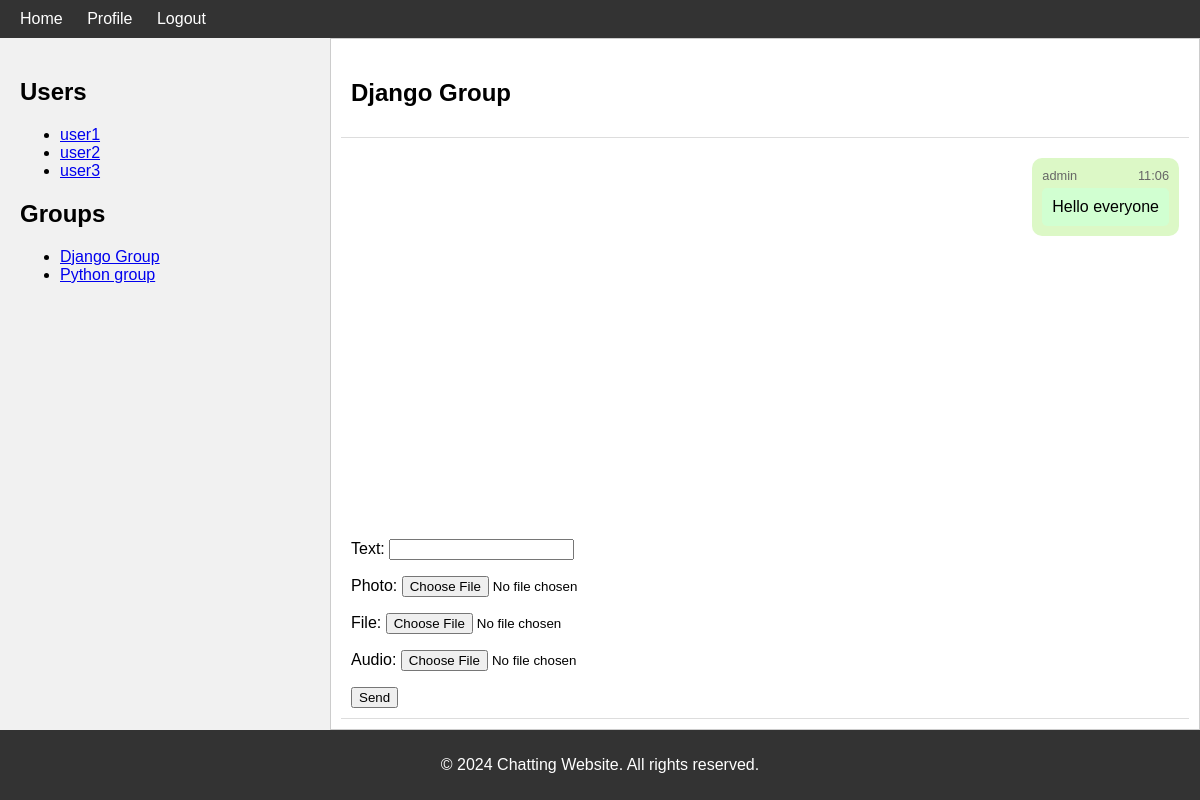
Page /chats/group/2/ (signed in) on the earlier database version.
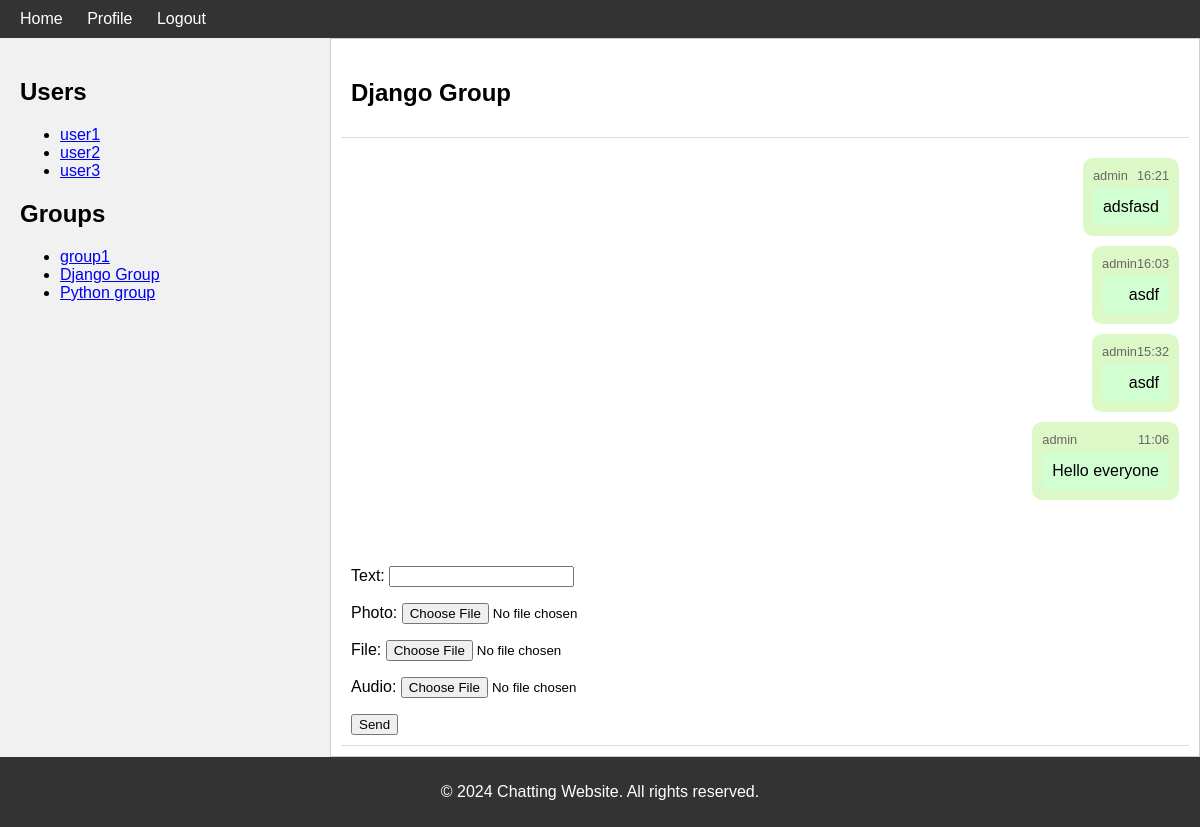
Same page on the later database version.
### users/models.py (models this page shows, shortened)
class User(AbstractUser):
    birth_date = models.DateField(null=True, blank=True)
    image = models.ImageField(null=True, blank=True, upload_to='users', default='default/user.png')
    class Meta:
        db_table = 'users'

### message/models.py (models this page shows, shortened)
class Group(models.Model):
    name = models.CharField(max_length=50)
    creator = models.ForeignKey(User, on_delete=models.CASCADE, related_name='created_groups')
    users = models.ManyToManyField(User, related_name='group_memberships')
    admins = models.ManyToManyField(User, related_name='admin_groups')
    messages = models.ManyToManyField(Message, related_name='group_messages')
    timestamp = models.DateTimeField(auto_now_add=True)
    last_message = models.ForeignKey(Message, on_delete=models.SET_NULL, null=True, related_name='last_message_in_group')
    class Meta:
        db_table = 'group'
        ordering = ['-timestamp']

class Message(models.Model):
    text = models.CharField(max_length=500)
    sender = models.ForeignKey(User, on_delete=models.CASCADE, related_name='sent_messages')
    receiver = models.ForeignKey(User, on_delete=models.CASCADE, related_name='received_messages')
    photo = models.ImageField(upload_to='messages/photos', blank=True, null=True)
    file = models.FileField(upload_to='messages/files', blank=True, null=True)
    audio = models.FileField(upload_to='messages/audio', blank=True, null=True)
    timestamp = models.DateTimeField(auto_now_add=True)
    seen = models.BooleanField(default=False)
    class Meta:
        db_table = 'message'
        ordering = ['-timestamp']

### message/views.py (the view, shortened to what this page needs)
# urls.py: path('group/<int:pk>/', GroupChatView.as_view(), name='group_chat'),
class GroupChatView(LoginRequiredMixin, UserPassesTestMixin, DetailView):
    model = Group
    template_name = 'message/group_chat.html'
    context_object_name = 'group'
    def test_func(self):
        group = self.get_object()
        return self.request.user in group.users.all()
    def get_context_data(self, **kwargs):
        context = super().get_context_data(**kwargs)
        context['messages'] = self.get_object().messages.all().order_by('-timestamp')
        context['form'] = MessageForm()
        context['users'] = User.objects.exclude(id=self.request.user.id)
        context['groups'] = Group.objects.filter(users=self.request.user)
        return context

### message/forms.py
class MessageForm(forms.ModelForm):
    class Meta:
        model = Message
        fields = ['text', 'photo', 'file', 'audio']

### templates/message/group_chat.html (shortened to what this page needs)
{% extends "base.html" %}
{% block content %}
<div class="chat-window">
    <div class="chat-header">
        <h2>{{ group.name }}</h2>
    </div>
    <div class="chat-messages">
        {% for message in messages %}
        <div class="message {% if message.sender == request.user %}sent{% else %}received{% endif %}">
            <div class="message-info">
                <span class="sender">{{ message.sender.username }}</span>
                <span class="timestamp">{{ message.timestamp|date:"H:i" }}</span>
            </div>
            <div class="message-text">
                {{ message.text }}
            </div>
        </div>
        {% endfor %}
    </div>
    <div class="chat-input">
        <form method="post" enctype="multipart/form-data">
            {{ form.as_p }}
            <button type="submit">Send</button>
        </form>
    </div>
</div>
{% endblock content %}

### templates/base.html (shortened to what this page needs)
<!DOCTYPE html>
<html lang="en">
<head>
</head>
<body>
    <nav>
        <a href="{% url 'home:home-page' %}">Home</a>
        {% if request.user.is_authenticated %}
            <a href="{% url 'users:profile' %}">Profile</a>
            <a href="{% url 'users:logout' %}">Logout</a>
        {% else %}
            <a href="{% url 'users:register' %}">Register</a>
            <a href="{% url 'users:login' %}">Login</a>
        {% endif %}
    </nav>
    <div class="container">
        <div class="sidebar">
            <h2>Users</h2>
            <ul>
                {% for user in users %}
                <li>
                    <a href="{% url 'message:user_message_view' user.id %}">{{ user.username }}</a>
                </li>
                {% endfor %}
            </ul>
            <h2>Groups</h2>
            <ul>
                {% for group in groups %}
                <li>
                    <a href="{% url 'message:group_chat' group.id %}">{{ group.name }}</a>
                </li>
                {% endfor %}
            </ul>
        </div>
        <div class="main-content">
            {% block content %}
            {% endblock content %}
        </div>
    </div>
    <footer>
        <p>&copy; 2024 Chatting Website. All rights reserved.</p>
    </footer>
</body>
</html>

### templates/base.html (style rules this page uses)
body { font-family: Arial, sans-serif; margin: 0; padding: 0; display: flex; height: 100vh; flex-direction: column; }
nav { background-color: #333; color: white; padding: 10px; }
nav a { color: white; margin: 0 10px; text-decoration: none; }
.container { display: flex; width: 100%; height: 100%; }
.sidebar { width: 25%; background-color: #f1f1f1; padding: 20px; overflow-y: auto; }
.main-content { width: 75%; display: flex; flex-direction: column; }
.chat-window { flex: 1; display: flex; flex-direction: column; border-left: 1px solid #ddd; padding: 20px; overflow-y: auto; }
.chat-header, .chat-input { padding: 10px; border-bottom: 1px solid #ddd; }
.chat-messages { flex: 1; padding: 10px; overflow-y: auto; }
.message { margin-bottom: 15px; }
.message-info { display: flex; justify-content: space-between; margin-bottom: 5px; }
.message-text { padding: 10px; border-radius: 5px; background-color: #f1f1f1; }
.message.sent .message-text { background-color: #d1ffd1; align-self: flex-end; }
footer { background-color: #333; color: white; text-align: center; padding: 10px 0; }

### templates/message/group_chat.html (style rules this page uses)
.chat-window { border: 1px solid #ccc; padding: 10px; }
.chat-messages { max-height: 400px; overflow-y: auto; margin-bottom: 10px; }
.message { margin: 10px 0; padding: 10px; border-radius: 10px; width: fit-content; max-width: 60%; }
.message.sent { background-color: #dcf8c6; margin-left: auto; text-align: right; }
.message-info { font-size: 0.8em; color: #666; }
.message-text { margin-top: 5px; }
.chat-input { margin-top: 10px; }

Differences in the rows shown:
added Group: name "group1"
added Message: sender.username "admin", timestamp "16:21", text "adsfasd"
added Message: sender.username "admin", timestamp "16:03", text "asdf"
added Message: sender.username "admin", timestamp "15:32", text "asdf"
